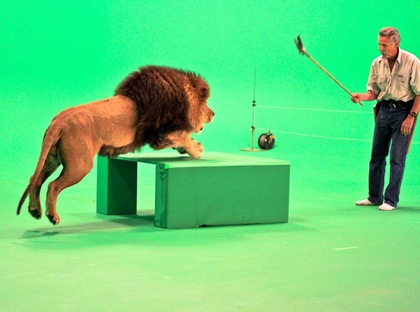
%> input picture Lab01ByLi/lion.jpg, 420 x 312 px, shrunk from 1064 x 791 before the run
$ octave bai1.m   (GNU Octave 9; MATLAB toolbox functions it lacks are replaced by stand-ins)
%> lines starting %> are read from the running program, lines starting %| are printed output that depends on the picture; in (x1, y1, x2, y2) boxes, pixels count from 0 and x2, y2 are one past the last pixel; in counts of white or black regions, pixels touching at a corner belong together; the program's own positions count from 1
# 1. Doc anh I,J va hien len vao mot khung hinh
I = imread("lion.jpg");
%> I is the input picture: size 312x420x3 uint8; mean R, G, B 96.9, 209.4, 123
J = imread("lionHSV.jpg");
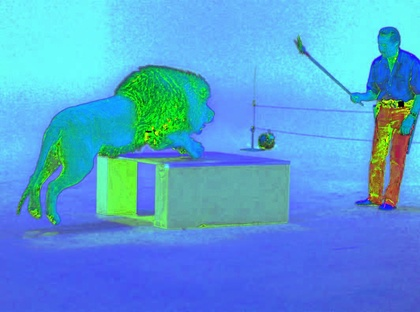
%> input picture Lab01ByLi/lionHSV.jpg, 420 x 312 px, shrunk from 1064 x 791 before the run
%> J is the input picture: size 312x420x3 uint8; mean R, G, B 84.7, 159.6, 215.7

subplot(1,2,1), imshow(I);
subplot(1,2,2), imshow(J);

# 2. Bien doi anh J de nhan duoc anh binary
J_h = J(:,:,1);
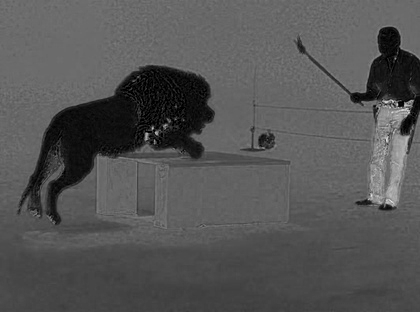
%> J_h: size 312x420 uint8; min 0, max 229, mean 84.7
J_s = J(:,:,2);
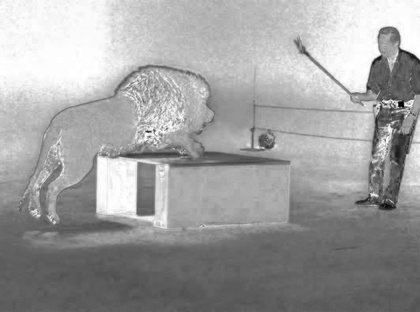
%> J_s: size 312x420 uint8; min 0, max 255, mean 159.6
J_v = J(:,:,3);
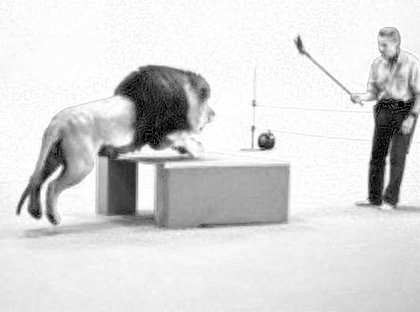
%> J_v: size 312x420 uint8; min 0, max 255, mean 215.7

J_h_normalize = double( J_h ) / double(max( J_h(:) ) );
binary_image = ( J_h_normalize>0.22 & J_h_normalize<0.45 );
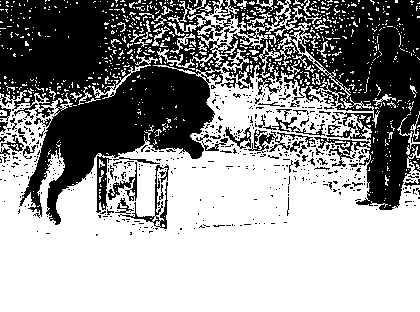
%> binary_image: size 312x420 logical; 59.5% white; 502 black regions (449 under 20 px), largest, box (x1, y1, x2, y2) and area: (0, 0, 420, 225) 47754, (118, 164, 169, 229) 512, (248, 129, 315, 153) 492
imshow(binary_image);

# 3. Xu ly nen xanh trong buc anh
%> (the run ends here)
